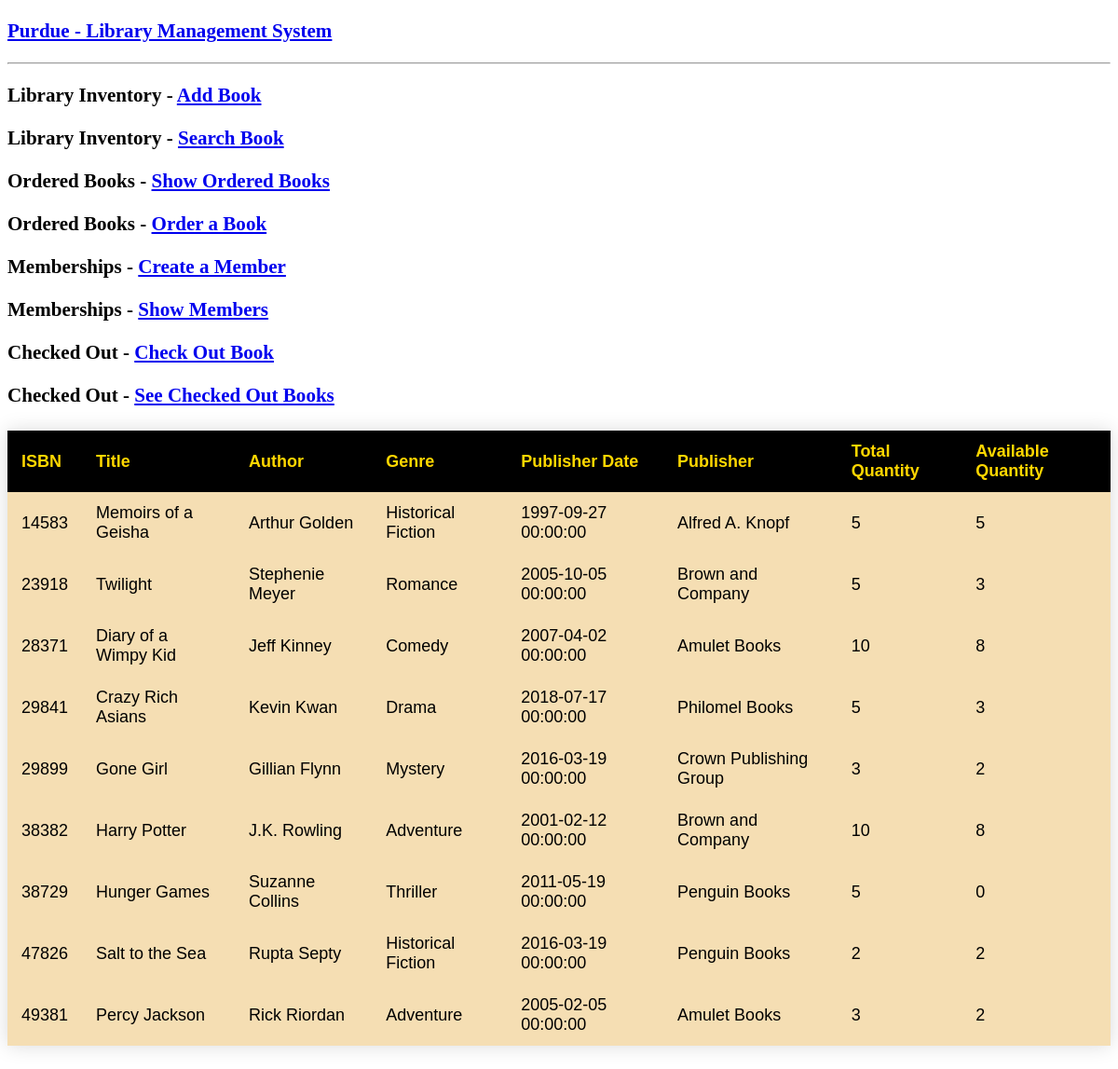
The page / on the database its author committed.
### app.py (models this page shows, shortened)
class library(db.Model):
    isbn = db.Column(db.Integer, primary_key=True, nullable=False, index=True)
    title = db.Column(db.String(200), nullable=False)
    author = db.Column(db.String(200), nullable=False)
    genre = db.Column(db.String(200), nullable=False)
    pub_date = db.Column(db.DateTime, nullable=False)
    publisher = db.Column(db.String(200), nullable=False)
    total_quantity = db.Column(db.Integer, nullable=False)
    available_quantity = db.Column(db.Integer, nullable=True)
    @app.route('/')
    def show_all():
        return render_template('show_all.html', library_books = library.query.all())

### app.py (the view)
    @app.route('/')
    def show_all():
        return render_template('show_all.html', library_books = library.query.all())

### templates/show_all.html (shortened to what this page needs)
<!DOCTYPE html>
<html lang = "en">
   <head>
   </head>
   <body>
      <h3>
         <a href = "{{ url_for('show_all') }}">Purdue - Library
            Management System</a>
      </h3>
      <hr/>
      <h3>Library Inventory - <a href = "{{ url_for('new') }}">Add Book
         </a></h3>
      <h3>Library Inventory - <a href = "{{ url_for('search') }}">Search Book
         </a></h3>
      <h3>Ordered Books - <a href = "{{ url_for('show_orders') }}">Show Ordered Books
         </a></h3>
      <h3>Ordered Books - <a href = "{{ url_for('create_order') }}">Order a Book
         </a></h3>
      <h3>Memberships - <a href = "{{ url_for('create_users') }}">Create a Member
      </a></h3>
      <h3>Memberships - <a href = "{{ url_for('show_users') }}">Show Members
      </a></h3>
      <h3>Checked Out - <a href = "{{ url_for('checkout_book') }}">Check Out Book
      </a></h3>
      <h3>Checked Out - <a href = "{{ url_for('show_checked') }}">See Checked Out Books
      </a></h3>
      <table>
         <thead>
            <tr>
               <th>ISBN</th>
               <th>Title</th>
               <th>Author</th>
               <th>Genre</th>
               <th>Publisher Date</th>
               <th>Publisher</th>
               <th>Total Quantity</th>
               <th>Available Quantity</th>
            </tr>
         </thead>
         <tbody>
            {% for book in library_books %}
               <tr>
                  <td>{{ book.isbn }}</td>
                  <td>{{ book.title }}</td>
                  <td>{{ book.author }}</td>
                  <td>{{ book.genre }}</td>
                  <td>{{ book.pub_date }}</td>
                  <td>{{ book.publisher }}</td>
                  <td>{{ book.total_quantity }}</td>
                  <td>{{ book.available_quantity }}</td>
               </tr>
            {% endfor %}
         </tbody>
      </table>
   </body>
</html>

### templates/show_all.html (style rules this page uses)
table { border-collapse: collapse; margin: 25px 0;font-size: large;font-family: sans-serif;min-width: 400px;box-shadow: 0 0 20px rgba(0, 0, 0, 0.15); }
th { padding: 12px 15px; background-color: black; }
thead { background-color:black;color: gold; text-align: left; }
tr { background-color:wheat; text-align: left; }
td { padding: 12px 15px; background-color: wheat; }
body { font-size: large; }

### rows shown on the page
library: isbn "14583", title "Memoirs of a Geisha", author "Arthur Golden", genre "Historical Fiction", pub_date "1997-09-27 00:00:00", publisher "Alfred A. Knopf", total_quantity "5", available_quantity "5"
library: isbn "23918", title "Twilight", author "Stephenie Meyer", genre "Romance", pub_date "2005-10-05 00:00:00", publisher "Brown and Company", total_quantity "5", available_quantity "3"
library: isbn "28371", title "Diary of a Wimpy Kid", author "Jeff Kinney", genre "Comedy", pub_date "2007-04-02 00:00:00", publisher "Amulet Books", total_quantity "10", available_quantity "8"
library: isbn "29841", title "Crazy Rich Asians", author "Kevin Kwan", genre "Drama", pub_date "2018-07-17 00:00:00", publisher "Philomel Books", total_quantity "5", available_quantity "3"
library: isbn "29899", title "Gone Girl", author "Gillian Flynn", genre "Mystery", pub_date "2016-03-19 00:00:00", publisher "Crown Publishing Group", total_quantity "3", available_quantity "2"
library: isbn "38382", title "Harry Potter", author "J.K. Rowling", genre "Adventure", pub_date "2001-02-12 00:00:00", publisher "Brown and Company", total_quantity "10", available_quantity "8"
library: isbn "38729", title "Hunger Games", author "Suzanne Collins", genre "Thriller", pub_date "2011-05-19 00:00:00", publisher "Penguin Books", total_quantity "5", available_quantity "0"
library: isbn "47826", title "Salt to the Sea", author "Rupta Septy", genre "Historical Fiction", pub_date "2016-03-19 00:00:00", publisher "Penguin Books", total_quantity "2", available_quantity "2"
library: isbn "49381", title "Percy Jackson", author "Rick Riordan", genre "Adventure", pub_date "2005-02-05 00:00:00", publisher "Amulet Books", total_quantity "3", available_quantity "2"
